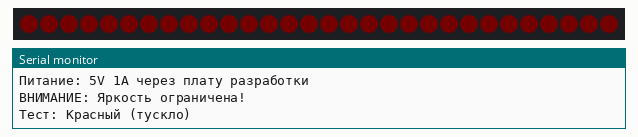
Simulated run of this sketch. Board: ESP32. On the bench: 30 RGB LEDs in strip order, left to right, the last lines printed to the serial monitor. Dim RGB values are drawn brighter than linear; random numbers use the default seed unless the sketch sets one.

Above: at 1.1 s.
At 2.1 s:
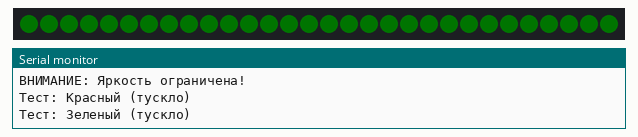
At 3.1 s:
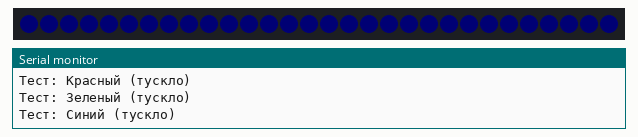
At 11.7 s:
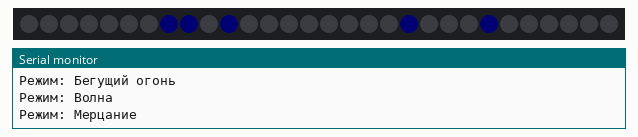
At 20.66 s:
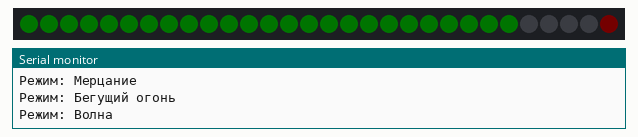
At 36.69 s:
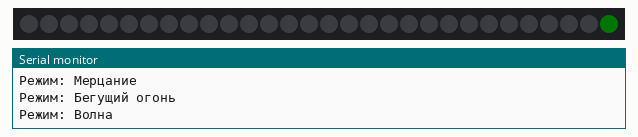

The sketch:

sketch_dec3a.ino
```cpp
#include <Adafruit_NeoPixel.h>

#define PIN  22
#define NUMPIXELS 30

Adafruit_NeoPixel strip(NUMPIXELS, PIN, NEO_GRB + NEO_KHZ800);

void setup() {
  Serial.begin(115200);
  delay(1000);

  Serial.println("=== ESP32 + 30 NeoPixel ===");
  Serial.println("Питание: 5V 1A через плату разработки");
  Serial.println("ВНИМАНИЕ: Яркость ограничена!");

  strip.begin();
  strip.setBrightness(20);  // МАКСИМУМ для вашей схемы!
  strip.clear();
  strip.show();

  // Быстрый тест всех светодиодов
  testSequence();
}

void testSequence() {
  Serial.println("Тест: Красный (тускло)");
  for(int i=0; i<NUMPIXELS; i++) {
    strip.setPixelColor(i, strip.Color(15, 0, 0));
  }
  strip.show();
  delay(1000);

  Serial.println("Тест: Зеленый (тускло)");
  for(int i=0; i<NUMPIXELS; i++) {
    strip.setPixelColor(i, strip.Color(0, 15, 0));
  }
  strip.show();
  delay(1000);

  Serial.println("Тест: Синий (тускло)");
  for(int i=0; i<NUMPIXELS; i++) {
    strip.setPixelColor(i, strip.Color(0, 0, 15));
  }
  strip.show();
  delay(1000);

  strip.clear();
  strip.show();
  Serial.println("Тест завершен");
}

void loop() {
  // Режим 1: Бегущий огонь (экономит энергию)
  Serial.println("Режим: Бегущий огонь");
  runningDot(15, 0, 0, 50);  // Красный

  // Режим 2: Волна (включает постепенно)
  Serial.println("Режим: Волна");
  waveEffect(0, 15, 0, 100);  // Зеленый

  // Режим 3: Мерцание (редкие включения)
  Serial.println("Режим: Мерцание");
  sparkleEffect(0, 0, 15, 500);  // Синий
}

// Бегущая точка
void runningDot(int r, int g, int b, int delayTime) {
  for(int i=0; i<NUMPIXELS; i++) {
    strip.clear();
    strip.setPixelColor(i, strip.Color(r, g, b));
    strip.show();
    delay(delayTime);
  }
}

// Волновой эффект
void waveEffect(int r, int g, int b, int delayTime) {
  for(int i=0; i<NUMPIXELS; i++) {
    strip.setPixelColor(i, strip.Color(r, g, b));
    strip.show();
    delay(delayTime);
  }
  for(int i=0; i<NUMPIXELS; i++) {
    strip.setPixelColor(i, strip.Color(0, 0, 0));
    strip.show();
    delay(delayTime);
  }
}

// Эффект мерцания
void sparkleEffect(int r, int g, int b, int delayTime) {
  for(int i=0; i<10; i++) {
    strip.clear();
    // Включаем случайные светодиоды
    for(int j=0; j<5; j++) {  // Только 5 одновременно!
      int pixel = random(NUMPIXELS);
      strip.setPixelColor(pixel, strip.Color(r, g, b));
    }
    strip.show();
    delay(delayTime);
  }
}
```

Measured:
- what the display in image 0 shows lasts 1.0 s, from 1.0 s to 2.0 s
